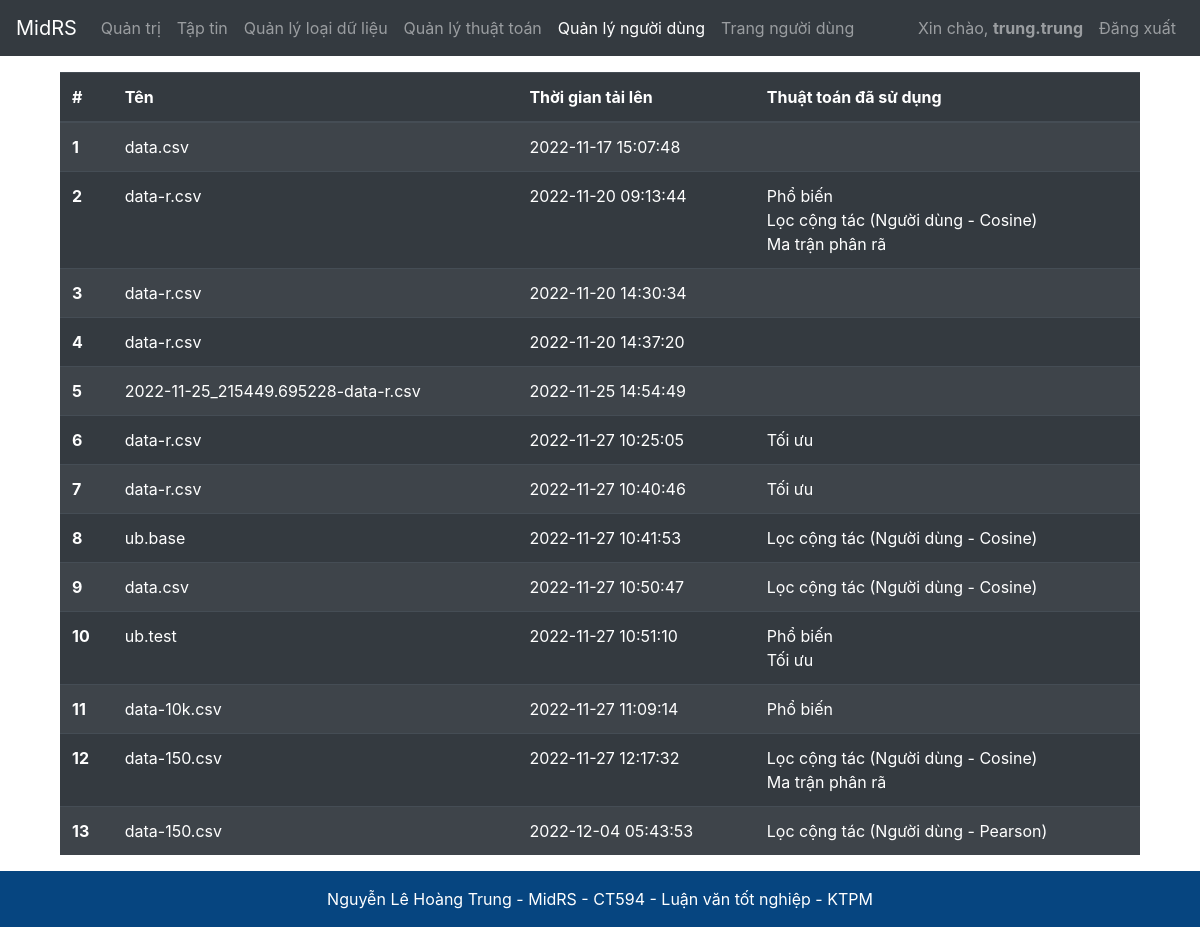
The page /users/1 (signed in) on the database its author committed.
### app/models.py (models this page shows, shortened)
class Users(db.Model,UserMixin):
    id = db.Column(db.Integer(), primary_key=True)
    user_name = db.Column(db.String(length=30), nullable=False, unique=True)
    password_hash = db.Column(db.String(length=60), nullable=False)
    email_address = db.Column(db.String(length=50), nullable=False, unique=True)
    is_admin = db.Column(db.Boolean(), default=False, nullable=False)
    created_at = db.Column(db.DateTime, server_default=db.func.now())
    updated_at = db.Column(db.DateTime, server_default=db.func.now(), server_onupdate=db.func.now())
    files = db.relationship('Files', backref='files_user', lazy=True)
    @property
    def password(self):
        return self.password

class Files(db.Model):
    id = db.Column(db.Integer(), primary_key=True)
    name = db.Column(db.String(length=50), nullable=False)
    storage_path = db.Column(db.String(length=100), nullable=False)
    user_id = db.Column(db.Integer(), db.ForeignKey('users.id'), nullable=False)
    type_id = db.Column(db.Integer(), db.ForeignKey('types.id'), nullable=True)
    other = db.Column(db.String(length=50),nullable=True)
    amount = db.Column(db.Integer(), default=10, nullable=True)
    is_template = db.Column(db.Boolean(), default=True, nullable=False)
    created_at = db.Column(db.DateTime, server_default=db.func.now())
    updated_at = db.Column(db.DateTime, server_default=db.func.now(), server_onupdate=db.func.now())
    results = db.relationship('Results', backref='results_file', lazy=True)

class Algorithms(db.Model):
    id = db.Column(db.Integer(), primary_key=True)
    name = db.Column(db.String(length=50), nullable=False)
    description = db.Column(db.String(1000), nullable=False)
    link = db.Column(db.String(100), nullable=False)
    created_at = db.Column(db.DateTime, server_default=db.func.now())
    updated_at = db.Column(db.DateTime, server_default=db.func.now(), server_onupdate=db.func.now())
    results = db.relationship('Results', backref='results_algorithm', lazy=True)
    points = db.relationship('Points', backref='points_algorithm', lazy=True)

### app/routes.py (the view)
@app.route("/users/<int:id>")
@login_required
def activity_user_page(id):
    files = Files.query.filter_by(user_id=id).all()
    algorithms = Algorithms.query.all()
    results = Results.query.all()
    return render_template("activity_user_page.html", files=files, algorithms = algorithms,results=results)

### app/models.py (called while the page is built)
@login_manager.user_loader
def load_user(user_id):
    return Users.query.get(int(user_id))

### app/templates/activity_user_page.html (shortened to what this page needs)
{% extends "admin_base_layout.html" %}
{% set active_page = "user_page" %}
{% block body %}
<div class="container">
  <table class="table table-striped table-dark">
    <thead>
      <tr>
        <th scope="col">#</th>
        <th scope="col">Tên</th>
        <th scope="col">Thời gian tải lên</th>
        <th scope="col">Thuật toán đã sử dụng</th>
      </tr>
    </thead>
    <tbody>
      {% for file in files %}
        <tr>
          <th scope="row">{{loop.index}}</th>
          <td>{{file.name}}</td>
          <td>{{file.created_at}}</td>
          <td>
            {% for result in results %}
              {% if result.file_upload_id == file.id%}
                {% for algorithm in algorithms %}
                  {% if result.algorithm_id == algorithm.id%}
                  <p class="mb-0">
                    {{algorithm.name}}
                  </p>
                  {% endif %}
                {% endfor %}
              {% endif %}
            {% endfor %}
          </td>
        </tr>
      {% endfor %}
    </tbody>
  </table>
</div>
{% endblock %}

### app/templates/admin_base_layout.html (shortened to what this page needs)
<!DOCTYPE html>
<html lang="en">
	<head>
		<link
			rel="stylesheet"
			href="https://cdn.jsdelivr.net/npm/bootstrap@4.5.3/dist/css/bootstrap.min.css"
 />
	</head>
	<body>
		{%
			set navigation_bar = [
				(url_for('admin_page'), 'admin_page', 'Quản trị'),
				(url_for('admin_file_page'), 'admin_file_page', 'Tập tin'),
				(url_for('admin_type_page'), 'type_page', 'Quản lý loại dữ liệu'),
				(url_for('admin_algorithm_page'), 'algorithm_page', 'Quản lý thuật toán'),
				(url_for('user_page'), 'user_page', 'Quản lý người dùng'),
				(url_for('home_page'), 'home_page', 'Trang người dùng'),
				]
				%}
				{% set active_page = active_page|default('admin_page') %}
		<nav class="navbar navbar-expand-md navbar-dark bg-dark sticky-top">
			<a
				class="navbar-brand"
				href="#"
				>MidRS</a
			>
			<div
				class="collapse navbar-collapse"
				id="navbarToggleExternalContent">
				<ul class="navbar-nav mr-auto mt-2 mt-lg-0">
					{% for href, id, caption in navigation_bar %}
						<li
							{% if id == active_page %}
								class="nav-item active"
							{% else %}
								class="nav-item"
							{% endif%}
						>
							<a class="nav-link" href="{{ href|e }}">{{ caption|e }}</a>
						</li>
					{% endfor %}
				</ul>
				{% if current_user.is_authenticated %}
					<ul class="navbar-nav ">
						<li class="nav-item ">
							<a class="nav-link" href="#">Xin chào, <b>{{ current_user.user_name }}</b></a>
						</li>
						<li class="nav-item">
							<a class="nav-link" href="{{url_for('logout')}}">Đăng xuất</a>
						</li>
					</ul>
				{% endif %}
			</div>
		</nav>
		<div class="container mt-3" style="min-height: 529px;">
			{% block body %}
			{% endblock %}
		</div>
	</body>
	<section class="">
		<footer class="text-center text-white" style="background-color: #0756a0;">
		  <div class="text-center p-3" style="background-color: rgba(0, 0, 0, 0.2);">
			Nguyễn Lê Hoàng Trung - MidRS -
			<a class="text-white" target="_blank" href="http://www.cit.ctu.edu.vn/decuong/CT594.pdf">CT594 - Luận văn tốt nghiệp - KTPM</a>
		  </div>
		</footer>
	</section>
</html>

### rows shown on the page
Users: user_name "trung.trung"
Files: name "data.csv", created_at "2022-11-17 15:07:48"
Files: name "data-r.csv", created_at "2022-11-20 09:13:44"
Algorithms: name "Phổ biến"
Algorithms: name "Lọc cộng tác (Người dùng - Cosine)"
Algorithms: name "Ma trận phân rã"
Files: name "data-r.csv", created_at "2022-11-20 14:30:34"
Files: name "data-r.csv", created_at "2022-11-20 14:37:20"
Files: name "2022-11-25_215449.695228-data-r.csv", created_at "2022-11-25 14:54:49"
Files: name "data-r.csv", created_at "2022-11-27 10:25:05"
Algorithms: name "Tối ưu"
Files: name "data-r.csv", created_at "2022-11-27 10:40:46"
Files: name "ub.base", created_at "2022-11-27 10:41:53"
Files: name "data.csv", created_at "2022-11-27 10:50:47"
Files: name "ub.test", created_at "2022-11-27 10:51:10"
Files: name "data-10k.csv", created_at "2022-11-27 11:09:14"
Files: name "data-150.csv", created_at "2022-11-27 12:17:32"
Files: name "data-150.csv", created_at "2022-12-04 05:43:53"
Algorithms: name "Lọc cộng tác (Người dùng - Pearson)"

### other values the page prints
{{ caption|e }} "Quản trị" "Tập tin" "Quản lý loại dữ liệu" "Quản lý thuật toán" "Quản lý người dùng" "Trang người dùng"
